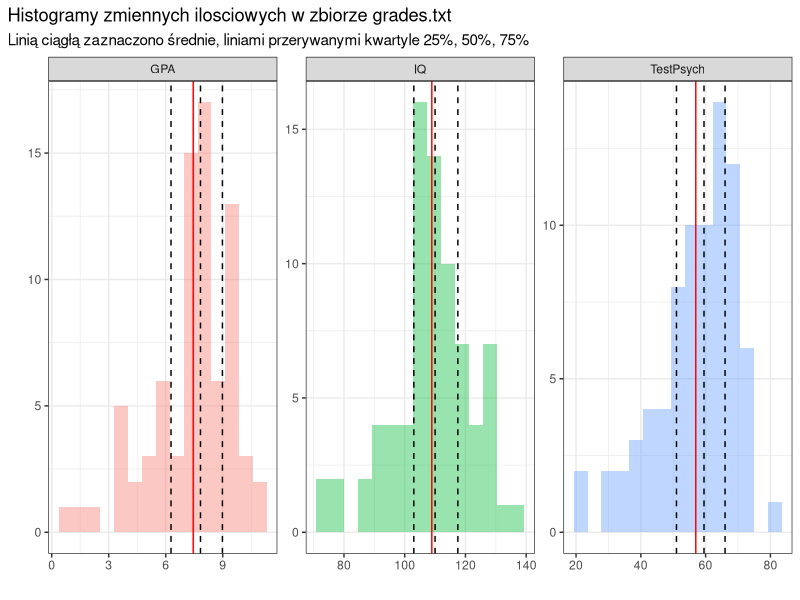
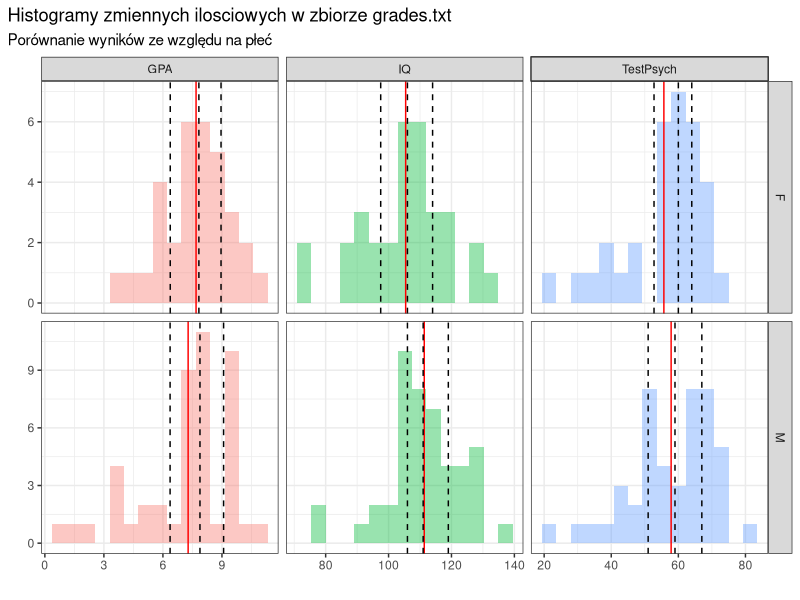
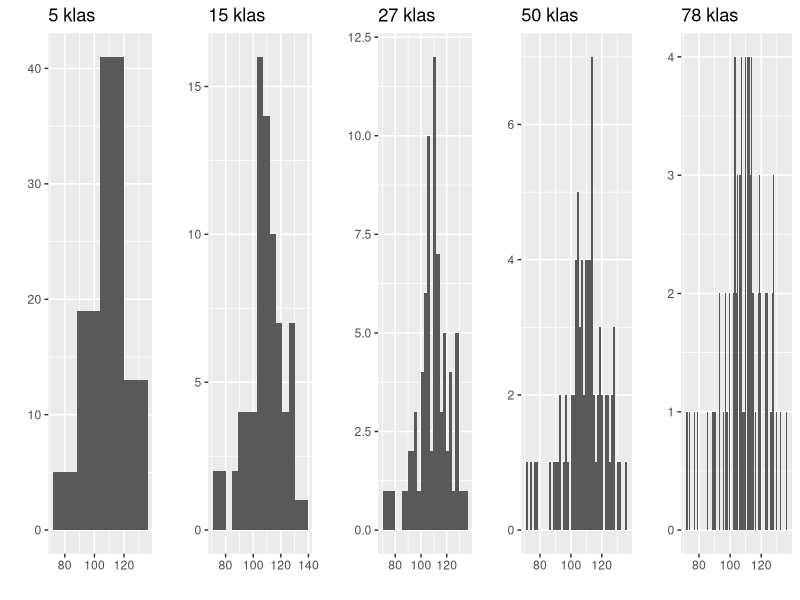
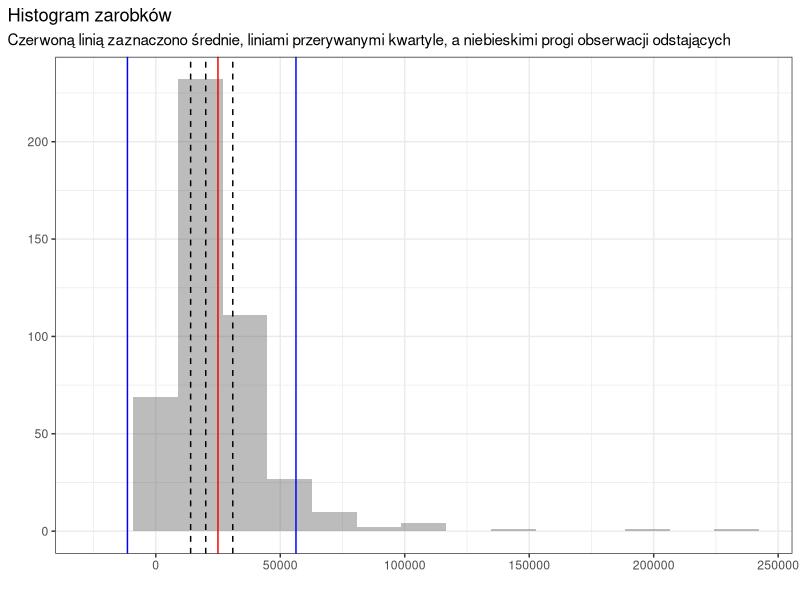
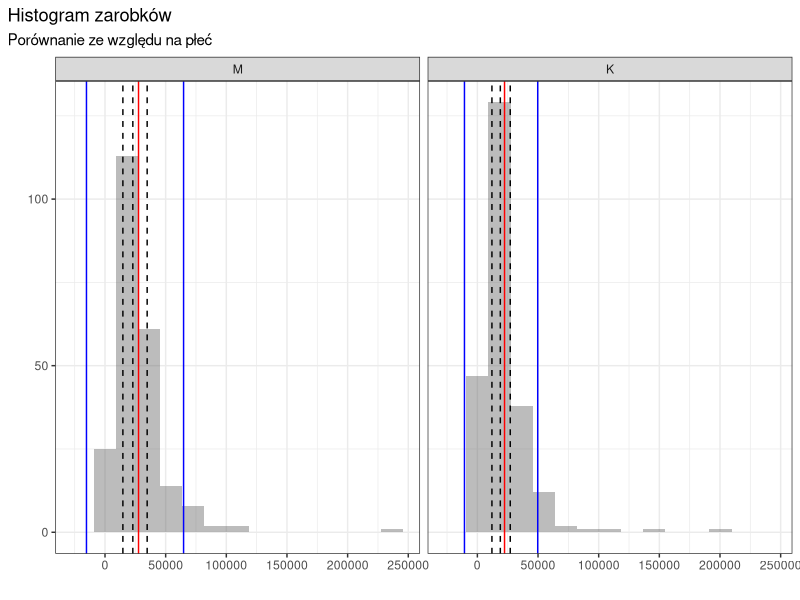

The R source for these figures, in order:
## ---- chunk 1
knitr::opts_chunk$set(echo = FALSE, message = FALSE, warning = FALSE)
## ---- chunk 2
library(tidyverse)
library(data.table)
library(gridExtra)

# Wczytanie danych
grades <- fread(file = "grades.txt", 
              data.table = FALSE, 
              check.names = TRUE, 
              stringsAsFactors = TRUE,
              col.names = c("Id", "GPA", "IQ", "Gender", "TestPsych"))

income <- fread(file = "income.dat", 
               data.table = FALSE, 
               check.names = TRUE, 
               stringsAsFactors = TRUE,
               col.names = c("Id", "Age", "Education", "Gender", "Income", "Sector"))

income$Gender <- factor(income$Gender)
levels(income$Gender) <- c('M','K')
## ---- chunk 3
# Grupowanie i przekształcenie dataframe
grades %>% select(c(IQ, GPA, TestPsych, Gender)) %>% gather('var', 'val', GPA, TestPsych, IQ) %>% group_by(var) -> grades1

# Zebranie odpowiednich statystyk
grades_stats <- 
  grades1 %>% summarise(mean = mean(val), median = median(val),
                        Q1 = quantile(val, 0.25), Q3 = quantile(val, 0.75),
                        min = min(val), max = max(val),
                        sd = sd(val), variance = var(val),
                        CV = sd(val)/mean(val)) 

grades_stats %>% knitr::kable(caption = 'Wartości statystyk dla zmiennych ilościowych w zbiorze grades.txt')

# Histogramy
plot1 <-
  ggplot(grades_stats) +
  geom_histogram(data = grades1, aes(x = val, fill = var), bins = 15, alpha = 0.4) +
  theme_bw() +
  theme(plot.title.position = "plot", plot.caption.position =  "plot", legend.position = "none") +
  geom_vline(aes(xintercept = mean), col = 'red') +
  geom_vline(aes(xintercept = Q1), linetype = 'dashed') +
  geom_vline(aes(xintercept = median), linetype = 'dashed') +
  geom_vline(aes(xintercept = Q3), linetype = 'dashed')

plot1 + 
  facet_wrap(~var, scales = 'free') + 
  labs(x = '', y = '', title = 'Histogramy zmiennych ilosciowych w zbiorze grades.txt', subtitle = 'Linią ciągłą zaznaczono średnie, liniami przerywanymi kwartyle 25%, 50%, 75%')
## ---- chunk 4
grades2 <- grades1 %>% group_by(Gender, var) 
grades_stats_gender <- 
  grades2 %>% summarise(mean = mean(val), median = median(val),
                        Q1 = quantile(val, 0.25), Q3 = quantile(val, 0.75),
                        min = min(val), max = max(val),
                        sd = sd(val), variance = var(val),
                        CV = sd(val)/mean(val)) 

grades_stats_gender %>% knitr::kable(caption = 'Porównanie statystyk dla zmiennych ilościowych ze względu na płeć')

# GENIALNY OPERATOR ZAMAIĘTAĆ GO! Nadpisuje dane w obiekcie plot
plot1 %+% grades_stats_gender +
  facet_grid(rows = vars(Gender), cols = vars(var), scales = 'free') +
  labs(x = '', y = '', title = 'Histogramy zmiennych ilosciowych w zbiorze grades.txt', subtitle = 'Porównanie wyników ze względu na płeć')
## ---- chunk 5
plt27<- qplot(data = grades,
      x = IQ,
      main = "27 klas",
      xlab = "",
      ylab = "",
      geom = "histogram",
      bins = 27
)

plt5 <- qplot(data = grades,
      x = IQ,
      main = "5 klas",
      xlab = "",
      ylab = "",
      geom = "histogram",
      bins = 5
)

plt50 <- qplot(data = grades,
      x = IQ,
      main = "50 klas",
      xlab = "",
      ylab = "",
      geom = "histogram",
      bins = 50
)

plt15 <- qplot(data = grades,
      x = IQ,
      main = "15 klas",
      xlab = "",
      ylab = "",
      geom = "histogram",
      bins = 15
)

plt78 <- qplot(data = grades,
      x = IQ,
      main = "78 klas",
      xlab = "",
      ylab = "",
      geom = "histogram",
      bins = 78
)
## ---- chunk 6
grid.arrange(plt5, plt15, plt27, plt50, plt78, ncol = 5)
## ---- chunk 7
# Zebranie statystyk
income_stats <- 
  income %>%
  mutate(val = Income) %>%
  summarise(mean = mean(val), median = median(val),
                        Q1 = quantile(val, 0.25), Q3 = quantile(val, 0.75), 
                        out_l = Q1 - 1.5*(Q3-Q1),out_r = Q3 + 1.5*(Q3-Q1),
                        min = min(val), max = max(val),
                        sd = sd(val), variance = var(val),
                        CV = sd(val)/mean(val)) 

# Z podziałem na płeć
income_stats_gender <- 
  income %>%
  mutate(val = Income) %>%
  group_by(Gender) %>%
  summarise(mean = mean(val), median = median(val),
                        Q1 = quantile(val, 0.25), Q3 = quantile(val, 0.75), 
                        out_l = Q1 - 1.5*(Q3-Q1),out_r = Q3 + 1.5*(Q3-Q1),
                        min = min(val), max = max(val),
                        sd = sd(val), variance = var(val),
                        CV = sd(val)/mean(val)) 

plot2 <-
  ggplot(income_stats) +
  geom_histogram(data = income %>% mutate(val = Income), aes(x = val), bins = 15, alpha = 0.4) +
  theme_bw() +
  labs(x = '', y = '', title = 'Histogram zarobków', subtitle = 'Czerwoną linią zaznaczono średnie, liniami przerywanymi kwartyle, a niebieskimi progi obserwacji odstających') +
  theme(plot.title.position = "plot", plot.caption.position =  "plot", legend.position = "none") +
  geom_vline(aes(xintercept = mean), col = 'red') +
  geom_vline(aes(xintercept = Q1), linetype = 'dashed') +
  geom_vline(aes(xintercept = median), linetype = 'dashed') +
  geom_vline(aes(xintercept = Q3), linetype = 'dashed') +
  geom_vline(aes(xintercept = out_l), col = 'blue') +
  geom_vline(aes(xintercept = out_r), col = 'blue') 

plot2
## ---- chunk 8
income_stats %>% knitr::kable(caption = 'Statystyki zmiennej Income')
## ---- chunk 9
income_stats_gender %>% knitr::kable(caption = 'Statystyki zmiennej Income')

plot2 %+% income_stats_gender +
  facet_wrap(~Gender) +
  labs(subtitle = 'Porównanie ze względu na płeć')
## ---- chunk 10
income_outliers <- income %>% filter(! between(Income, income_stats$out_l, income_stats$out_r))
head(income_outliers)
## ---- chunk 11
nrow(income_outliers)/nrow(income)
